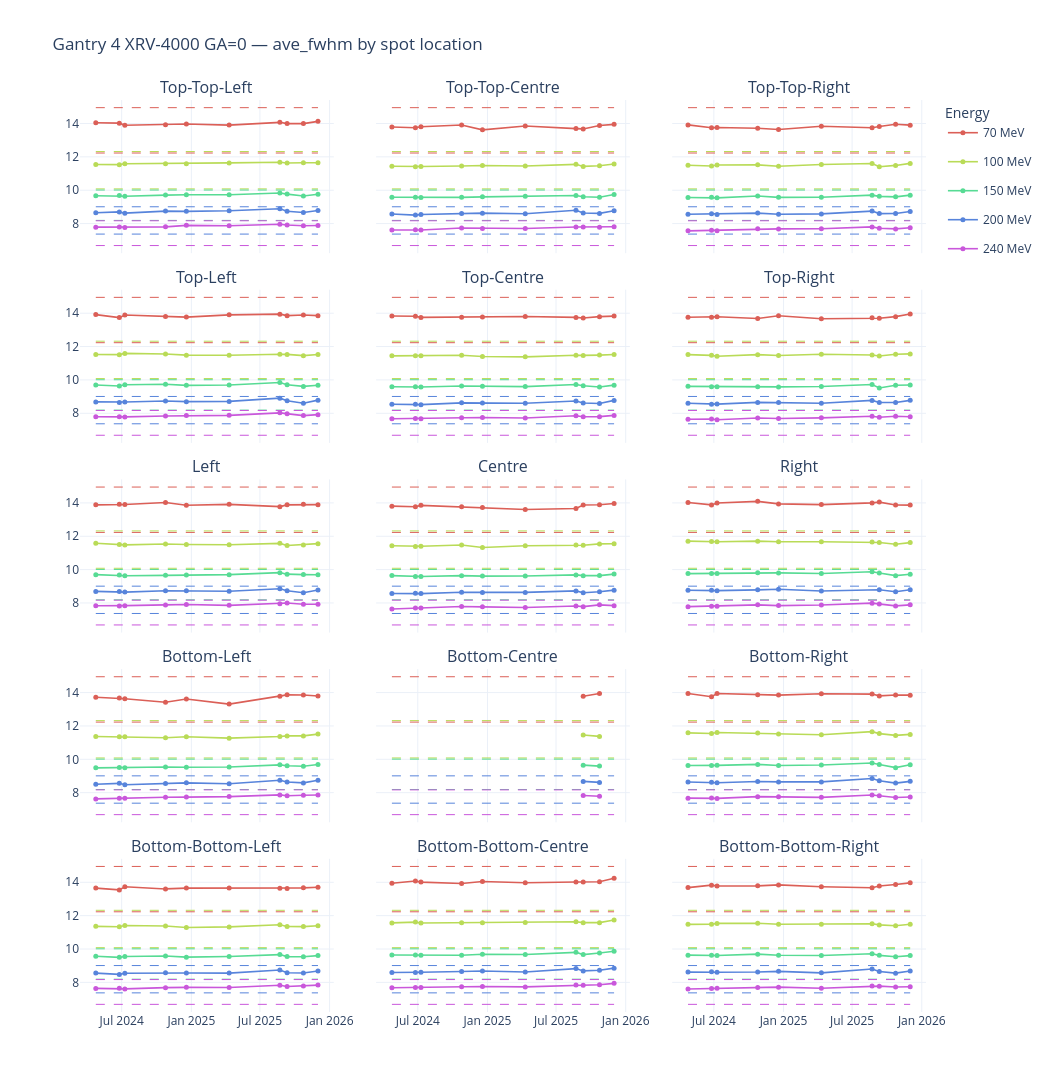

Notebook code for this chart:
### Code cell
plotly_fwhm_spot_matrix(
    fwhm_df,
    gantry="Gantry 4",
    device="XRV-4000",
    n_months=24,
    energy=[70, 100, 150, 200, 240],
    gantry_angle=0,
    fwhm_col="ave_fwhm",
    ref_df=ref_df,
    ref_source="TPS"
)
